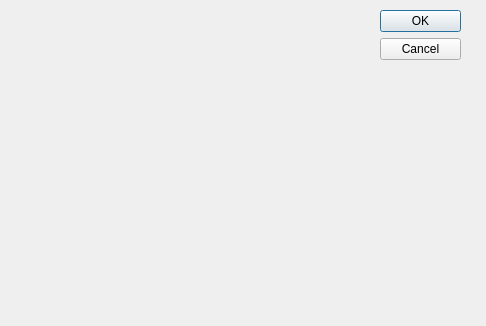
<?xml version="1.0" encoding="UTF-8"?>
<ui version="4.0">
 <class>Dialog</class>
 <widget class="QDialog" name="Dialog">
  <property name="geometry">
   <rect>
    <x>0</x>
    <y>0</y>
    <width>486</width>
    <height>326</height>
   </rect>
  </property>
  <property name="windowTitle">
   <string>Dialog</string>
  </property>
  <widget class="QDialogButtonBox" name="buttonBox">
   <property name="geometry">
    <rect>
     <x>380</x>
     <y>10</y>
     <width>81</width>
     <height>241</height>
    </rect>
   </property>
   <property name="orientation">
    <enum>Qt::Vertical</enum>
   </property>
   <property name="standardButtons">
    <set>QDialogButtonBox::Cancel|QDialogButtonBox::Ok</set>
   </property>
  </widget>
  <widget class="QLabel" name="Photo1">
   <property name="geometry">
    <rect>
     <x>10</x>
     <y>10</y>
     <width>300</width>
     <height>300</height>
    </rect>
   </property>
   <property name="sizePolicy">
    <sizepolicy hsizetype="Preferred" vsizetype="Preferred">
     <horstretch>0</horstretch>
     <verstretch>0</verstretch>
    </sizepolicy>
   </property>
   <property name="maximumSize">
    <size>
     <width>500000</width>
     <height>500000</height>
    </size>
   </property>
   <property name="text">
    <string/>
   </property>
  </widget>
 </widget>
 <resources/>
 <connections>
  <connection>
   <sender>buttonBox</sender>
   <signal>accepted()</signal>
   <receiver>Dialog</receiver>
   <slot>accept()</slot>
   <hints>
    <hint type="sourcelabel">
     <x>248</x>
     <y>254</y>
    </hint>
    <hint type="destinationlabel">
     <x>157</x>
     <y>274</y>
    </hint>
   </hints>
  </connection>
  <connection>
   <sender>buttonBox</sender>
   <signal>rejected()</signal>
   <receiver>Dialog</receiver>
   <slot>reject()</slot>
   <hints>
    <hint type="sourcelabel">
     <x>316</x>
     <y>260</y>
    </hint>
    <hint type="destinationlabel">
     <x>286</x>
     <y>274</y>
    </hint>
   </hints>
  </connection>
 </connections>
</ui>
